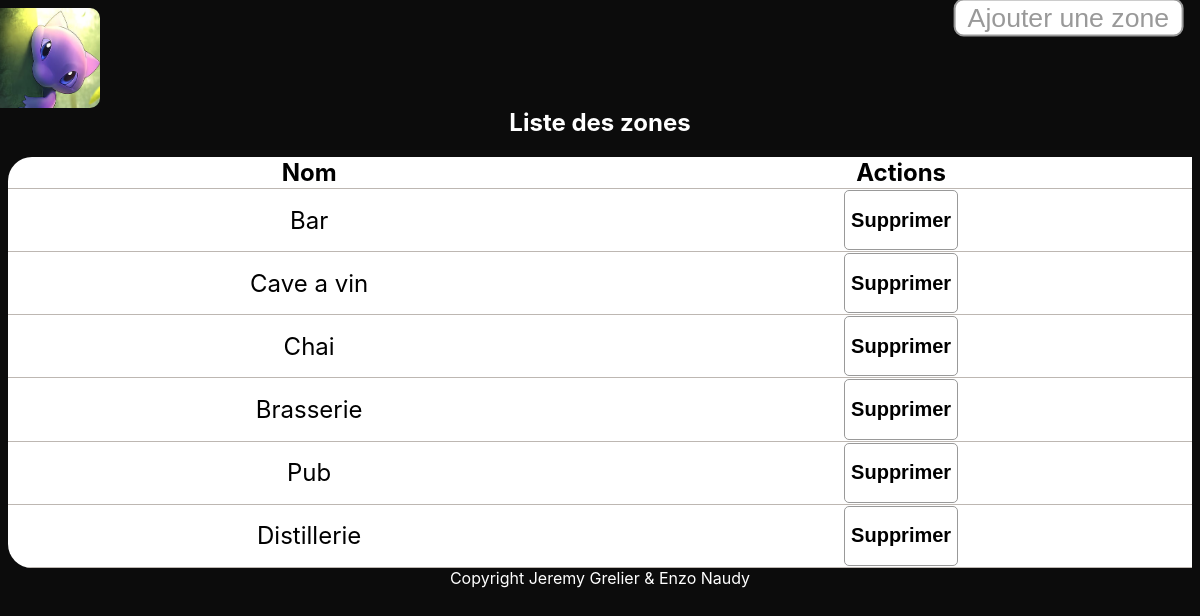
Screenshot of /Site/zones.php with the database file from the repository.
### tables this page shows
CREATE TABLE IF NOT EXISTS `ZONE` (
  `IdZone` int(11) NOT NULL AUTO_INCREMENT,
  `NomZone` text NOT NULL,
  PRIMARY KEY (`IdZone`)
);

### Site/zones.php (the view, shortened to what this page needs)
<!DOCTYPE html>
<html>
<head>
  <link rel="stylesheet" href="css/monsite.css" />
</head>
<body>
  <?php include "topnav.php" ?>
  <div class="listeEspece">
    <h2>Liste des zones</h2>
    <?php
    include "connect.php";  ?>
    <table>
      <tr>
        <th>Nom</th>
        <th>Actions</th>
      </tr>
      <?php
      $requete = "select * from ZONE order by ZONE.IdZone asc";
      if ($res = $dbh->query($requete))
        $zones =  $res->fetchAll();
      foreach ($zones as $zone) {
        echo '<td>' . $zone['NomZone'] . '</td>';
        echo '<td><form method="post" action="./delete/deleteZone.php">
                <button type="submit" name="btnEnvoiForm" title="Envoyer"><h2 style="color:black">Supprimer</h2></button>
                      <input type="hidden" name="id" value="' . $zone['IdZone'] . '"/>
                      <input type="hidden" name="name" value="' . $zone['NomZone'] . '"/>
                    </form></td>';
      }
      ?>
    </table>
    <button id="openModal"> Ajouter une zone</button>
  </div>
  <?php include "footer.php" ?>
</body>
</html>

### Site/css/monsite.css (style rules this page uses)
h2 { color: white; }
body { background-image: url('../assets/background.jpg'); background-color: #0c0c0c; font-family: -apple-system, BlinkMacSystemFont, 'Segoe UI', Roboto, Oxygen, Ubuntu, Cantarell, 'Open Sans', 'Helvetica Neue', sans-serif; position: relative; align-content: center; align-items: center; justify-content: center; text-align: center; scroll-behavior: smooth; background-repeat: no-repeat; background-size: cover; }
button { background-color: white; border: 1px solid #999999; color: #999999; border-radius: 5px; }
#openModal { position: absolute; top: 0; right: 5em; scale: 2; }
.listeEspece { margin-top: 100px; }
table { width: 100%; border-collapse: collapse; border-radius: 1em; overflow: hidden; position: relative; display: table; background-color: white; margin: 0 auto; font-size: x-large; border-bottom-right-radius:0 ; border-top-right-radius: 0; }
.listeEspece tr { padding-bottom: 1%; border-bottom: 1px solid #bdb7b2; }

### rows the page displays
zone: NomZone "Bar"
zone: NomZone "Cave a vin"
zone: NomZone "Chai"
zone: NomZone "Brasserie"
zone: NomZone "Pub"
zone: NomZone "Distillerie"
